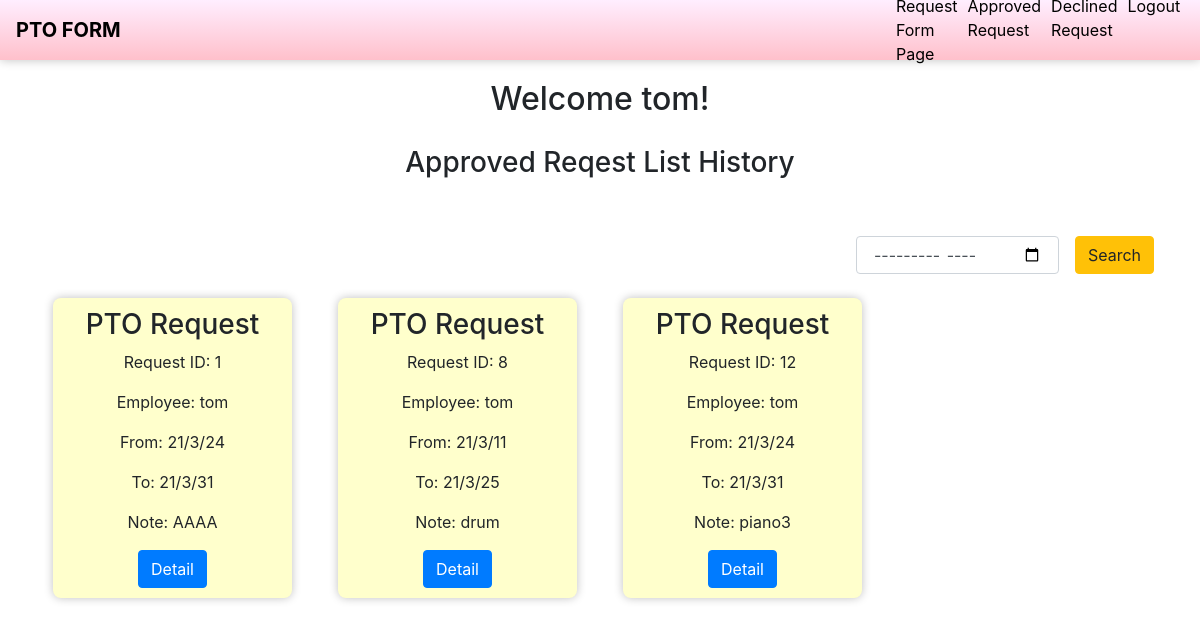
The app's page /approved_request_employee/ (signed in), older data.
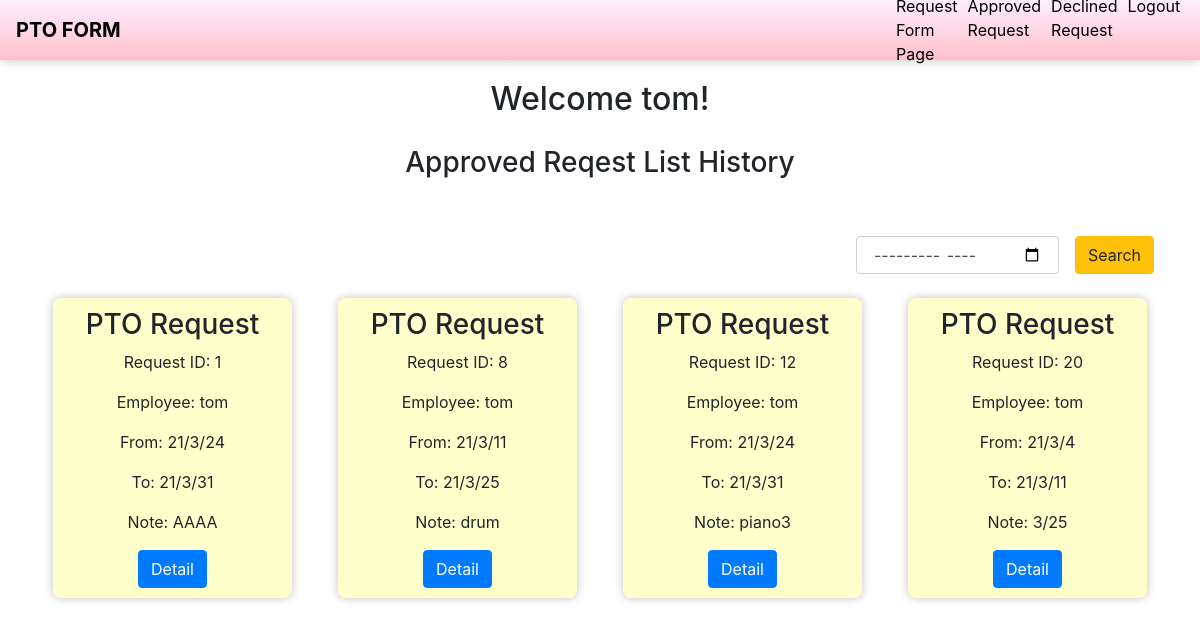
The same page, newer data.
### potform/models.py (models this page shows)
class RequestPTO(models.Model):
  post_employee = models.ForeignKey(get_user_model(), on_delete=models.CASCADE, null=False, related_name ='post_employee')
  chose_supervisor = models.ForeignKey(get_user_model(), on_delete=models.CASCADE, null=False, related_name ='chose_supervisor')
  confirm_hr = models.ForeignKey(get_user_model(), on_delete=models.CASCADE, null=True, related_name ='confirm_hr')
  request_date_from = models.DateTimeField(null=False)
  request_date_to = models.DateTimeField(null=False)
  note = models.TextField(null=True, blank=True, max_length=200)
  request = models.IntegerField(default=3)

class User(AbstractUser):
  is_employee = models.BooleanField(default=False)
  is_supervisor = models.BooleanField(default=False)
  is_hr = models.BooleanField(default=False)

### potform/views.py (the view)
# urls.py: path('approved_request_employee/', EmployeeApprovedRequestView.as_view(), name='approved_request_employee'),
class EmployeeApprovedRequestView(LoginRequiredMixin, ListView):
    context_object_name = 'request_list'
    model = RequestPTO
    queryset = RequestPTO.objects.filter(request=4)
    paginate_by = 8
    template_name = "approved_request_employee.html"
    def get(self, request, *args, **kwargs):
        user =  User.objects.filter(username=self.request.user)
        if user and user[0].is_employee:
            return super().get(request, **kwargs)
        else:
            return redirect('index')
    def get_queryset(self):
        q_request_date_from = self.request.GET.get('query')
        if q_request_date_from:
            object_list = RequestPTO.objects.filter(
                Q(request_date_from__icontains=q_request_date_from))
        else:
            object_list = RequestPTO.objects.filter(request=4, post_employee=self.request.user)
        return object_list.filter(request=4, post_employee=self.request.user)

### potform/templates/approved_request_employee.html (shortened to what this page needs)
{% extends 'base.html' %}
{% block main %}
<div class="form w-100 text-center">
  <h2 class="hrpage">Welcome {{ user.get_username }}!</h2>
</div>
<h3 class="form w-100 text-center approved_reqest_list">Approved Reqest List History</h3>
<div class="form w-100 p-3">
  <form action="" method="get" class="searchform form-inline">
    <div class="form-inline mr-3">
      <span class="input-group-btn">
        <input name="query" value="{{ request.GET.query }}" type="month" class="form-control p-3">
      </span>
    </div>
    <div>
      <button class="btn btn-warning" type="submit">Search</button>
    </div>
  </form>
</div>
  {% for request in request_list %}
  <div class="col-lg-3">
    <form action="{% url 'supervisor' %}" method="post" class="form w-100 text-center m-auto">
      <ul class="p-2">
        <li class="request_list m-0">
          <h3>PTO Request</h3>
          <p>Request ID: {{ request.id }} </p>
          <p>Employee: {{ request.post_employee }}</p>
          <p>From: {{ request.request_date_from|date:"y/n/j" }}</p>
          <p>To: {{ request.request_date_to|date:"y/n/j" }}</p>
          <p class="break-word">Note: {{ request.note }}</p>
          <a class="btn btn-primary" href="{% url 'approved_request_employee_detail' request.id %}" >Detail</a>
        </li>
      </ul>
    </form>
  </div>
  {% endfor %}
{% endblock main %}

Row changes from the older to the newer data that the page shows:
added RequestPTO: id "20", post_employee "tom", request_date_from "21/3/4", request_date_to "21/3/11", note "3/25"
